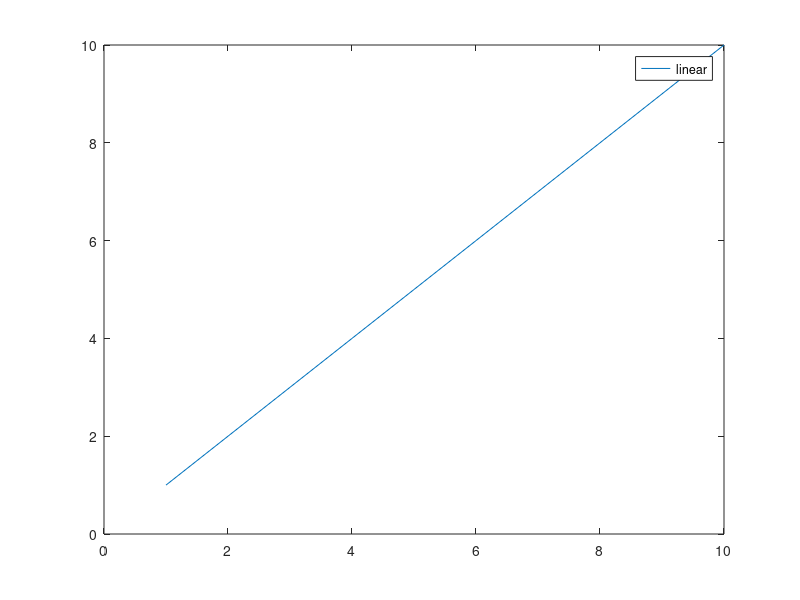

MATLAB code to generate this figure: (Note: this script raises an error after producing the figure.)
%=============================================================================
% Copyright (c) 2026-present Allan CORNET (Nelson)
%=============================================================================
% This file is part of Nelson.
%=============================================================================
% LICENCE_BLOCK_BEGIN
% SPDX-License-Identifier: LGPL-3.0-or-later
% LICENCE_BLOCK_END
%=============================================================================
% <--ADV-CLI MODE-->
%=============================================================================
% A cell array callback {@fcn, a, b} calls fcn(src, evt, a, b): exactly two
% arguments before the user data, nothing appended after them.
%=============================================================================
global CELL_CB_ARGS
CELL_CB_ARGS = {};
f = figure('Position', [100 100 400 300]);
ax = axes('Parent', f, 'Position', [0.13 0.11 0.775 0.815]);
plot(ax, 1:10, 'DisplayName', 'linear');
lg = legend(ax);
lg.ItemHitFcn = {@record_cell_args, 42, 'x'};
drawnow();
W = f.Position(3);
H = f.Position(4);
p = lg.Position;
rowH = max(10, ceil(lg.FontSize * 1.35));
y0 = p(2) * H + p(4) * H - 4;
baseX = p(1) * W + 6;
__figure_mouse_event__(f, 'press', [baseX + 3, y0 - rowH * 0.5], 'web');
drawnow();
pause(0.2);
assert_isequal(numel(CELL_CB_ARGS), 1);
assert_isequal(CELL_CB_ARGS{1}, 4);
%=============================================================================
CELL_CB_ARGS = {};
f.SizeChangedFcn = {@record_cell_args, 1, 2, 3};
f.Position = [100 100 500 400];
drawnow();
pause(0.2);
assert_istrue(numel(CELL_CB_ARGS) >= 1);
assert_isequal(CELL_CB_ARGS{1}, 5);
%=============================================================================
close(f);
clear global CELL_CB_ARGS
%=============================================================================
function record_cell_args(varargin)
  global CELL_CB_ARGS
  CELL_CB_ARGS{end + 1} = nargin;
end
%=============================================================================
